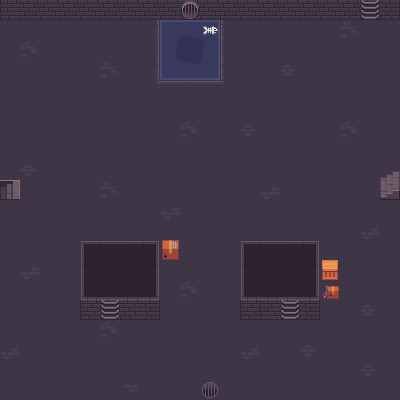

This is a level from a 2D game, rendered from its Tiled map with the project's own tilesets. A one-line summary and the complete map file follow:
An orthogonal 20x20 tile map with 20x20 px tiles, 2 tile layers (terrain, upper).

<map version="1.10" tiledversion="1.11.2" orientation="orthogonal" renderorder="right-down" width="20" height="20" tilewidth="20" tileheight="20" infinite="0" nextlayerid="3" nextobjectid="1">
 <tileset firstgid="1" source="sewer_tileset.tsx" />
 <layer id="1" name="terrain" width="20" height="20">
  <data encoding="csv">
43,44,44,44,44,44,44,44,44,48,44,44,44,44,44,44,44,44,44,45,
16,16,16,16,16,16,16,17,119,120,121,15,16,16,16,16,16,33,16,16,
16,33,16,16,16,16,16,17,133,128,135,15,16,16,16,16,16,16,16,16,
16,16,16,16,16,33,16,17,147,148,149,15,16,16,32,16,16,16,16,16,
16,16,16,16,16,16,16,18,2,2,2,19,16,16,16,16,16,16,16,16,
16,16,16,16,16,16,16,16,16,16,16,16,16,16,16,16,16,16,16,16,
16,16,16,16,16,16,16,16,16,33,16,16,32,16,16,16,16,33,16,16,
16,16,16,16,16,16,16,16,16,16,16,16,16,16,16,16,16,16,16,16,
16,32,16,16,16,16,16,16,16,16,16,16,16,16,16,16,16,16,16,16,
26,16,16,16,16,33,16,16,16,16,16,16,16,47,16,16,16,16,16,25,
16,16,16,16,16,16,16,16,47,16,16,16,16,16,16,16,16,16,16,16,
16,16,16,16,16,16,16,16,16,16,16,16,16,16,16,16,16,16,47,16,
16,16,16,16,57,58,58,59,16,16,16,16,57,58,58,59,16,16,16,16,
16,47,16,16,71,72,72,73,16,16,16,16,71,72,72,73,16,16,16,16,
16,16,16,16,85,86,86,87,16,33,16,16,85,86,86,87,16,16,16,16,
16,16,16,16,43,44,44,45,16,16,16,16,43,43,43,45,16,16,32,16,
16,16,16,16,16,33,16,16,16,16,16,16,16,16,16,16,16,16,16,16,
47,16,16,16,16,16,16,16,16,16,16,16,47,16,16,32,16,16,16,16,
16,16,16,16,16,16,16,16,16,16,16,16,16,16,16,16,16,16,32,16,
16,16,16,16,16,16,46,16,16,16,16,16,16,16,16,16,16,16,16,16
</data>
 </layer>
 <layer id="2" name="upper" width="20" height="20">
  <data encoding="csv">
0,0,0,0,0,0,0,0,0,0,0,0,0,0,0,0,0,0,50,0,
0,0,0,0,0,0,0,0,0,0,55,0,0,0,0,0,0,0,0,0,
0,0,0,0,0,0,0,0,0,0,0,0,0,0,0,0,0,0,0,0,
0,0,0,0,0,0,0,0,0,0,0,0,0,0,0,0,0,0,0,0,
0,0,0,0,0,0,0,0,0,0,0,0,0,0,0,0,0,0,0,0,
0,0,0,0,0,0,0,0,0,0,0,0,0,0,0,0,0,0,0,0,
0,0,0,0,0,0,0,0,0,0,0,0,0,0,0,0,0,0,0,0,
0,0,0,0,0,0,0,0,0,0,0,0,0,0,0,0,0,0,0,0,
0,0,0,0,0,0,0,0,0,0,0,0,0,0,0,0,0,0,0,11,
0,0,0,0,0,0,0,0,0,0,0,0,0,0,0,0,0,0,0,0,
0,0,0,0,0,0,0,0,0,0,0,0,0,0,0,0,0,0,0,0,
0,0,0,0,0,0,0,0,0,0,0,0,0,0,0,0,0,0,0,0,
0,0,0,0,0,0,0,0,14,0,0,0,0,0,0,0,0,0,0,0,
0,0,0,0,0,0,0,0,0,0,0,0,0,0,0,0,13,0,0,0,
0,0,0,0,0,0,0,0,0,0,0,0,0,0,0,0,27,0,0,0,
0,0,0,0,0,50,0,0,0,0,0,0,0,0,50,0,0,0,0,0,
0,0,0,0,0,0,0,0,0,0,0,0,0,0,0,0,0,0,0,0,
0,0,0,0,0,0,0,0,0,0,0,0,0,0,0,0,0,0,0,0,
0,0,0,0,0,0,0,0,0,0,0,0,0,0,0,0,0,0,0,0,
0,0,0,0,0,0,0,0,0,0,40,0,0,0,0,0,0,0,0,0
</data>
 </layer>
</map>
